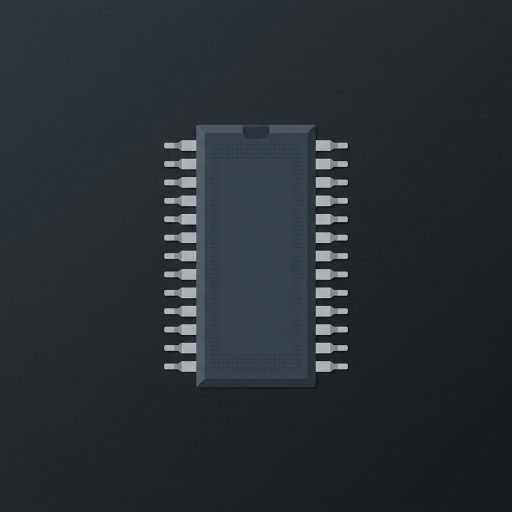
#> input picture S01/circuito.jpg, 1024 x 1024 px (shown at 1/2 size)
$ python -i extract_figure.py   (imports and definitions only)
#> lines starting #> are read from the running program, lines starting #| are printed output that depends on the picture
#> further down, picture is the input picture: PIL image 1024x1024 RGB; mean R, G, B 41, 46.1, 51.3
#!/usr/bin/env python3
# /// script
# dependencies = [
#     "pillow>=10.0.0",
# ]
# ///
"""
extract_figure.py - Extractor y recortador de figuras desde PDFs para presentaciones Slidev de IC3101.

Uso:
  uv run .agents/skills/slidev-presentations/scripts/extract_figure.py --pdf <ruta_al_pdf> --page <numero_pagina_en_pdf> --output <ruta_imagen_salida.png> [--bbox ymin xmin ymax xmax] [--dpi 300] [--no-autocrop]

Parámetros:
  --pdf: Ruta al archivo PDF (capítulo o libro completo, ej. Libros/Stallings...).
  --page: Número de página (1-indexado dentro del PDF proporcionado).
  --output: Ruta del archivo PNG de salida (ej. semana_01/public/images/fig_alu.png).
  --bbox: Coordenadas relativas (de 0.0 a 1.0) para el recorte: [ymin xmin ymax xmax].
          Ejemplo: --bbox 0.15 0.10 0.60 0.90 recorta desde el 15% superior hasta el 60%, y del 10% izquierdo al 90%.
  --dpi: Resolución en DPI para el renderizado (por defecto 300).
  --no-autocrop: Desactiva el recorte automático de bordes blancos sobrantes.
"""

import argparse
import os
import subprocess
import sys
from PIL import Image, ImageChops

def trim_whitespace(im, border_padding=15, threshold=245):
    """Elimina los bordes blancos/claros alrededor de una imagen."""
#> called with border_padding = 15, threshold = 245
    bg = Image.new(im.mode, im.size, (255, 255, 255) if im.mode == 'RGB' else 255)
#> bg: PIL image 1024x1024 RGB; every value is 255
    diff = ImageChops.difference(im, bg)
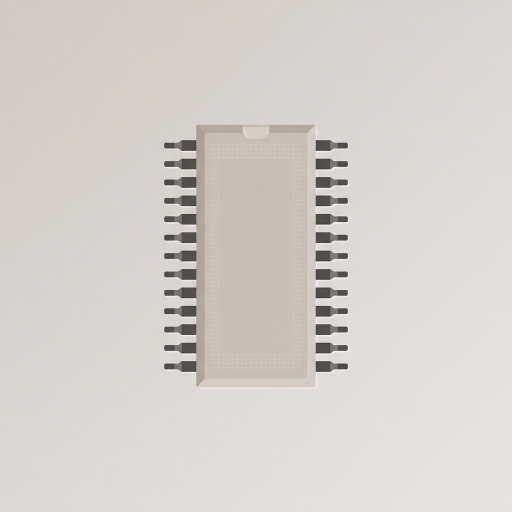
#> diff: PIL image 1024x1024 RGB (shown at 1/2 size); mean R, G, B 214, 208.9, 203.7
    if im.mode == 'RGB':
        diff = diff.convert('L')
#> diff: PIL image 1024x1024 L

    diff = diff.point(lambda p: 255 if p > (255 - threshold) else 0)
#> diff: PIL image 1024x1024 L; every value is 255
    bbox = diff.getbbox()
#> bbox = (0, 0, 1024, 1024)
    if bbox:
        left, top, right, bottom = bbox
#> left = 0; top = 0; right = 1024; bottom = 1024
        width, height = im.size
#> width = 1024; height = 1024
        left = max(0, left - border_padding)
        top = max(0, top - border_padding)
        right = min(width, right + border_padding)
        bottom = min(height, bottom + border_padding)
        return im.crop((left, top, right, bottom))
    return im

# [72 lines left out: functions extract_and_crop, main, not called in this run]

# [2 lines not run here, left out]

>>> from PIL import Image
>>> picture = Image.open('../../../../S01/circuito.jpg')
>>> result = trim_whitespace(picture)

$ run again, on S01/microprocesador.jpg
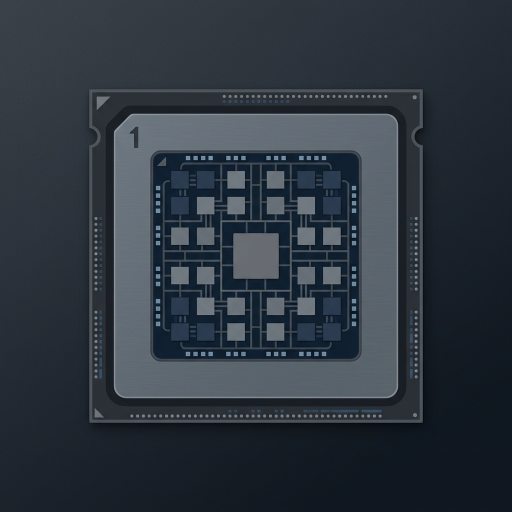
#> input picture S01/microprocesador.jpg, 1024 x 1024 px (shown at 1/2 size)
#> picture is the input picture: PIL image 1024x1024 RGB; mean R, G, B 45.2, 53.8, 63
#> bg: PIL image 1024x1024 RGB; every value is 255
#> in trim_whitespace, `diff = ImageChops.difference(im, bg)`:
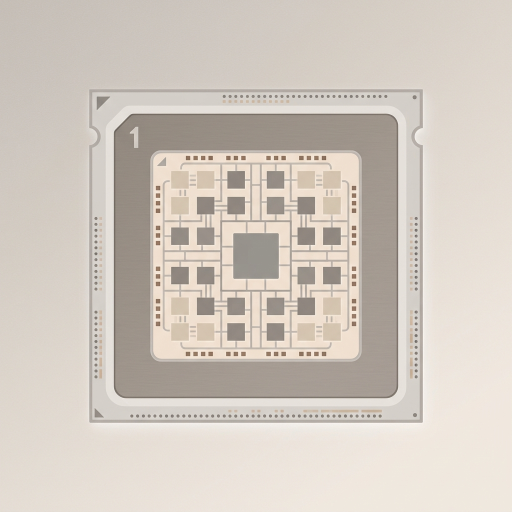
#> diff: PIL image 1024x1024 RGB (shown at 1/2 size); mean R, G, B 209.8, 201.2, 192
#> bbox = (0, 0, 1024, 1024)
#> left = 0; right = 1024

$ run again, on S01/tubos.jpg
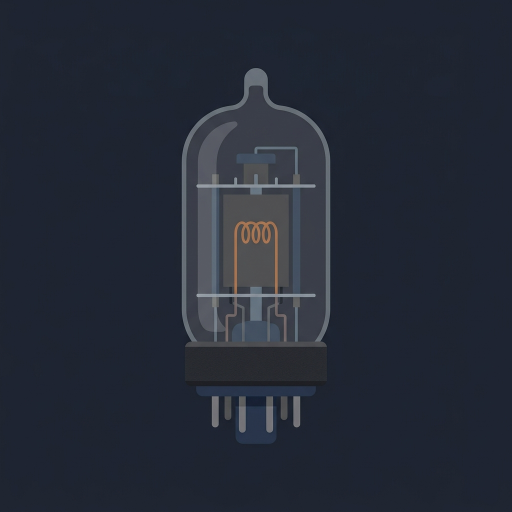
#> input picture S01/tubos.jpg, 1024 x 1024 px (shown at 1/2 size)
#> picture is the input picture: PIL image 1024x1024 RGB; mean R, G, B 36.6, 42.3, 54.6
#> bg: PIL image 1024x1024 RGB; every value is 255
#> in trim_whitespace, `diff = ImageChops.difference(im, bg)`:
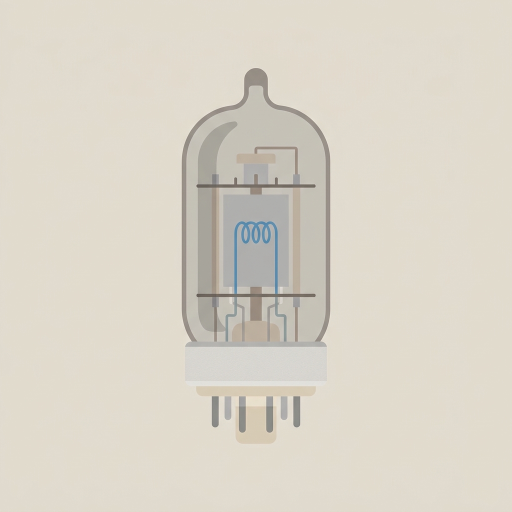
#> diff: PIL image 1024x1024 RGB (shown at 1/2 size); mean R, G, B 218.4, 212.7, 200.4
#> bbox = (0, 0, 1024, 1024)
#> left = 0; right = 1024
